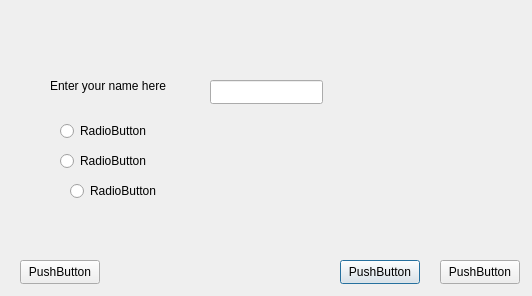
<?xml version="1.0" encoding="UTF-8"?>
<ui version="4.0">
 <class>Dialog</class>
 <widget class="QDialog" name="Dialog">
  <property name="geometry">
   <rect>
    <x>0</x>
    <y>0</y>
    <width>532</width>
    <height>296</height>
   </rect>
  </property>
  <property name="windowTitle">
   <string>Dialog</string>
  </property>
  <widget class="QLineEdit" name="lineEdit">
   <property name="geometry">
    <rect>
     <x>210</x>
     <y>80</y>
     <width>113</width>
     <height>24</height>
    </rect>
   </property>
  </widget>
  <widget class="QLabel" name="label">
   <property name="geometry">
    <rect>
     <x>50</x>
     <y>70</y>
     <width>141</width>
     <height>31</height>
    </rect>
   </property>
   <property name="text">
    <string>Enter your name here</string>
   </property>
  </widget>
  <widget class="QPushButton" name="pushButton">
   <property name="geometry">
    <rect>
     <x>340</x>
     <y>260</y>
     <width>80</width>
     <height>24</height>
    </rect>
   </property>
   <property name="text">
    <string>PushButton</string>
   </property>
  </widget>
  <widget class="QPushButton" name="pushButton_2">
   <property name="geometry">
    <rect>
     <x>20</x>
     <y>260</y>
     <width>80</width>
     <height>24</height>
    </rect>
   </property>
   <property name="text">
    <string>PushButton</string>
   </property>
  </widget>
  <widget class="QPushButton" name="pushButton_3">
   <property name="geometry">
    <rect>
     <x>440</x>
     <y>260</y>
     <width>80</width>
     <height>24</height>
    </rect>
   </property>
   <property name="text">
    <string>PushButton</string>
   </property>
  </widget>
  <widget class="QRadioButton" name="radioButton">
   <property name="geometry">
    <rect>
     <x>60</x>
     <y>150</y>
     <width>91</width>
     <height>22</height>
    </rect>
   </property>
   <property name="text">
    <string>RadioButton</string>
   </property>
  </widget>
  <widget class="QRadioButton" name="radioButton_2">
   <property name="geometry">
    <rect>
     <x>70</x>
     <y>180</y>
     <width>91</width>
     <height>22</height>
    </rect>
   </property>
   <property name="text">
    <string>RadioButton</string>
   </property>
  </widget>
  <widget class="QRadioButton" name="radioButton_3">
   <property name="geometry">
    <rect>
     <x>60</x>
     <y>120</y>
     <width>91</width>
     <height>22</height>
    </rect>
   </property>
   <property name="text">
    <string>RadioButton</string>
   </property>
  </widget>
 </widget>
 <resources/>
 <connections/>
</ui>
